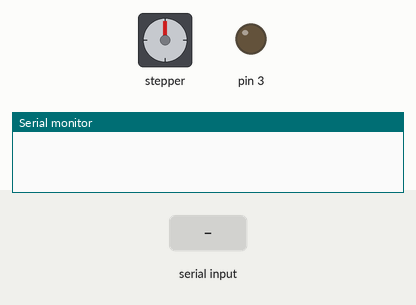
A sketch run on a simulated Arduino Uno, built with avr-gcc and run on an emulated ATmega328P. Parts: stepper motor, output pins drawn as LEDs (lit = HIGH), the last lines printed to the serial monitor. Inputs (shaded band) come from the test bench. Stepper angles assume 2048 steps per turn.

Above: at 1.2 s.
1.3 s: "1%" received over Serial
At 5.2 s:
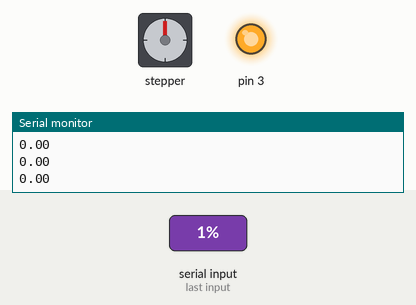
Timing chart, 0 to 6.7 s (numbered marks = the images above; inputs shaded):
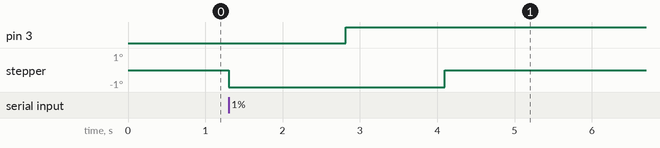

The sketch:

scara.ino
```cpp
#include <MultiStepper.h>
#include <AccelStepper.h>
#include <string.h>


AccelStepper stepperTop(AccelStepper::FULL4WIRE, 4, 5, 6, 7);
AccelStepper stepperBottom(AccelStepper::FULL4WIRE, 8,9,10,11);

MultiStepper steppers;
long position[2];

void rotationMoteur(double,double,int,int);
void deplacer(String,String);


int i = 0;

String angles = "118.7,265.1,107.5,276.5,92.3,280.2,79.6,281.5,68.9,280.6,60.0,276.9,50.2,289.9,";

void setup() {
  // put your setup code here, to run once:

  Serial.begin(9600);
  pinMode(3,OUTPUT);
  stepperBottom.setAcceleration(20);
  stepperTop.setAcceleration(20);
  steppers.addStepper(stepperTop);
  steppers.addStepper(stepperBottom);
}

void loop() {

    if (Serial.available() > 0) {
    String data = Serial.readStringUntil('%');
    Serial.print("You sent me: ");
    Serial.println(data);
    deplacer(data);
    rotationMoteur(0,0,150,100);
  }


}


void deplacer(String angles)
{

  if(angles[0] == 'c'){
    String anglesCapture = angles.substring(1,angles.indexOf(";"));
    angles.remove(0,angles.indexOf(";")+1);
    Serial.println(anglesCapture);
    Serial.println(angles);
    deplacer(anglesCapture);
  }
  else if(angles[0] == 'p')
  {
    angles.indexOf(";");
    String anglesPlayer = angles.substring(0,angles.indexOf(";"));
    angles.remove(1,angles.indexOf(";"));
    deplacer(anglesPlayer);
  }


  double upI = angles.substring(0,angles.indexOf(",")).toDouble();
  angles.remove(0,angles.indexOf(",")+1);
  double bottomI = angles.substring(0,angles.indexOf(",")).toDouble();
  angles.remove(0,angles.indexOf(",")+1);
  rotationMoteur(upI,bottomI,75,1500);
  digitalWrite(3,HIGH);
  delay(1250);
  double tempUp;
  double tempBottom;
  while(angles.length()>0)
  {
    tempUp = angles.substring(0,angles.indexOf(",")+1).toDouble();
    angles.remove(0,angles.indexOf(",")+1);
    tempBottom = angles.substring(0,angles.indexOf(",")+1).toDouble();
    angles.remove(0,angles.indexOf(",")+1);
    rotationMoteur(tempUp,tempBottom,40,10);
  }
  digitalWrite(3,LOW);
  delay(1000);


}

void rotationMoteur(double angleTop, double angleBottom, int maxSpeed, int delayTime)
{
  stepperBottom.setMaxSpeed(maxSpeed);
  stepperTop.setMaxSpeed(maxSpeed);

  double position1 = -angleTop * 1000 / 360;
  double position2 = -angleBottom * 333.33 / 360;

  Serial.println(position1);
  Serial.println(position2);

  position[1] = position1;
  position[0] = position2;

  steppers.moveTo(position);
  steppers.runSpeedToPosition();

  delay(delayTime);
}
```

Measured:
- after the input at 1.3 s, pin 3: LOW → HIGH after 1.5 s; stepper: goes -1° 2.8 s, then 0°, starting at once
